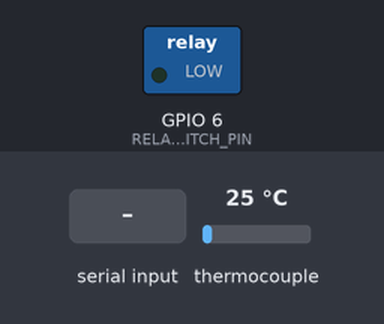
Recording of a program running on a simulated Raspberry Pi (BCM pin numbers). Parts: switched loads named in the program (green lamp = pin HIGH). Inputs (shaded band) come from the test bench; at power-on: thermocouple 25 °C. What the program prints to the terminal is not drawn.

Above: at 1.2 s.
1.3 s: "2" typed at the terminal, then Enter
At 2.4 s:
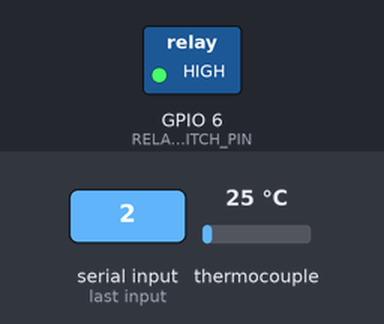
2.8 s: "3" typed at the terminal, then Enter
At 3.5 s:
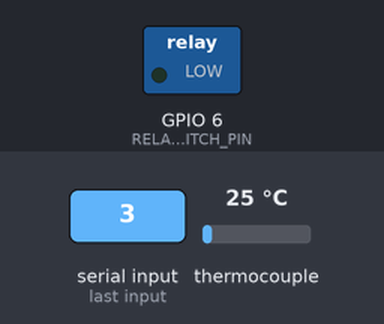
Timing chart, 0 to 5.8 s (numbered marks = the images above; inputs shaded):
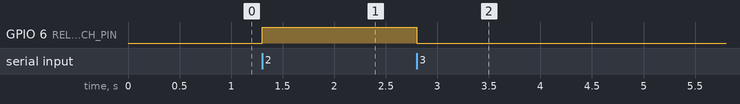

Measured:
- after the input at 1.3 s, GPIO 6 (RELAY_SWITCH_PIN): LOW → HIGH at once
- after the input at 2.8 s, GPIO 6 (RELAY_SWITCH_PIN): HIGH → LOW at once

The program:

main.py
```python
import board
import digitalio
import adafruit_max31856
import RPi.GPIO as gpio
from time import sleep


def relay_off():
    print(f"{'='*20} \n Relay turned OFF \n {'='*20} \n")
    gpio.output(RELAY_SWITCH_PIN, gpio.LOW)

def relay_on():
    print(f"{'='*20} \n Relay turned ON \n {'='*20} \n")
    gpio.output(RELAY_SWITCH_PIN, gpio.HIGH)

def relay_blink(delay, blinks):
    for _ in range(blinks):
        relay_on()
        sleep(delay)
        relay_off()
        sleep(delay)

def print_temp():
    print('\n')
    print(f'[TEMPERATURE] {thermocouple.temperature} C\n')


##################################
##            SETUP             ##
##################################

RELAY_SWITCH_PIN = 6

SPI = board.SPI()

cs = digitalio.DigitalInOut(board.D5)
cs.direction = digitalio.Direction.OUTPUT
thermocouple = adafruit_max31856.MAX31856(SPI, cs)

gpio.setup(RELAY_SWITCH_PIN, gpio.OUT)

answer = 0
while(answer != 4):
    answer = input("""Please Enter A Number Choice:
    1. Print Temperature
    2. Turn ON relay
    3. Turn OFF relay
    4. Exit program\n\n>> """)
    match(answer):
        case '1':
            print_temp()
        case '2':
            print_temp()
            relay_on()
        case '3':
            print_temp()
            relay_off()
        case '4':
            break
        case _:
            print("Undefined input")

print(f'[TEMPERATURE] {thermocouple.temperature} C\n')
print("System Exited Successfully!\n")
```
